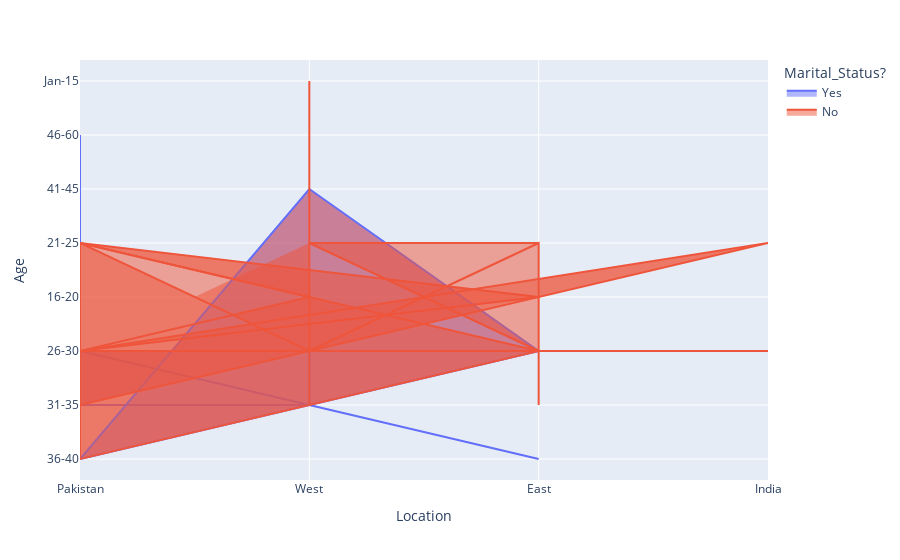

Notebook source saved alongside this figure:
### Code cell
fig = px.area(df, x="Location", y="Age", color="Marital_Status?", line_group="Where_do_you_live?")
fig.show()

### Figure 1 — Plotly figure (JSON) as saved in the notebook; plotly's stock layout.template omitted (floating-point values rounded to 4 significant figures; data arrays with more than 128 entries replaced by an {"elided": "..."} marker saying what was removed)
{"data": [{"fillpattern": {"shape": ""}, "hovertemplate": "Marital_Status?=Yes<br>Where_do_you_live?=Urbun<br>Location=%{x}<br>Age=%{y}<extra></extra>", "legendgroup": "Yes", "line": {"color": "#636efa"}, "marker": {"symbol": "circle"}, "mode": "lines", "name": "Yes", "orientation": "v", "showlegend": true, "stackgroup": "1", "type": "scatter", "x": ["Pakistan", "Pakistan", "Pakistan", "Pakistan", "Pakistan", "Pakistan", "Pakistan", "Pakistan", "Pakistan", "West", "Pakistan", "Pakistan", "Pakistan", "Pakistan", "Pakistan", "Pakistan", "Pakistan", "Pakistan", "Pakistan", "Pakistan", "Pakistan", "Pakistan", "Pakistan", "Pakistan", "Pakistan", "Pakistan", "Pakistan", "Pakistan", "Pakistan", "Pakistan", "Pakistan", "Pakistan", "Pakistan", "Pakistan", "Pakistan", "Pakistan", "Pakistan", "Pakistan", "Pakistan", "Pakistan", "Pakistan", "Pakistan", "Pakistan", "Pakistan", "Pakistan", "West", "Pakistan", "Pakistan", "Pakistan", "Pakistan", "Pakistan", "Pakistan", "Pakistan", "Pakistan", "Pakistan", "Pakistan", "Pakistan", "Pakistan", "Pakistan", "Pakistan", "Pakistan", "Pakistan", "Pakistan", "Pakistan", "Pakistan", "Pakistan", "Pakistan", "Pakistan", "Pakistan", "Pakistan", "Pakistan", "Pakistan", "Pakistan"], "xaxis": "x", "y": ["36-40", "31-35", "31-35", "36-40", "31-35", "31-35", "31-35", "31-35", "31-35", "31-35", "26-30", "16-20", "26-30", "36-40", "31-35", "31-35", "31-35", "21-25", "26-30", "26-30", "26-30", "31-35", "36-40", "31-35", "31-35", "26-30", "31-35", "41-45", "41-45", "26-30", "36-40", "26-30", "41-45", "26-30", "31-35", "46-60", "26-30", "26-30", "31-35", "26-30", "31-35", "21-25", "26-30", "26-30", "26-30", "31-35", "31-35", "31-35", "21-25", "31-35", "31-35", "36-40", "31-35", "31-35", "46-60", "31-35", "41-45", "41-45", "26-30", "26-30", "21-25", "26-30", "36-40", "41-45", "31-35", "31-35", "31-35", "36-40", "36-40", "31-35", "26-30", "31-35", "31-35"], "yaxis": "y"}, {"fillpattern": {"shape": ""}, "hovertemplate": "Marital_Status?=Yes<br>Where_do_you_live?=Rural<br>Location=%{x}<br>Age=%{y}<extra></extra>", "legendgroup": "Yes", "line": {"color": "#636efa"}, "marker": {"symbol": "circle"}, "mode": "lines", "name": "Yes", "orientation": "v", "showlegend": false, "stackgroup": "1", "type": "scatter", "x": ["Pakistan", "Pakistan", "Pakistan", "Pakistan", "Pakistan", "Pakistan", "Pakistan", "Pakistan", "Pakistan", "Pakistan", "Pakistan", "Pakistan", "Pakistan", "Pakistan", "Pakistan", "Pakistan", "Pakistan", "Pakistan", "Pakistan", "Pakistan", "Pakistan", "Pakistan", "Pakistan", "Pakistan", "Pakistan", "Pakistan", "Pakistan", "Pakistan", "Pakistan"], "xaxis": "x", "y": ["31-35", "31-35", "41-45", "41-45", "36-40", "26-30", "26-30", "31-35", "31-35", "26-30", "36-40", "36-40", "26-30", "31-35", "26-30", "31-35", "31-35", "31-35", "46-60", "31-35", "31-35", "36-40", "31-35", "31-35", "31-35", "26-30", "31-35", "31-35", "26-30"], "yaxis": "y"}, {"fillpattern": {"shape": ""}, "hovertemplate": "Marital_Status?=Yes<br>Where_do_you_live?=International<br>Location=%{x}<br>Age=%{y}<extra></extra>", "legendgroup": "Yes", "line": {"color": "#636efa"}, "marker": {"symbol": "circle"}, "mode": "lines", "name": "Yes", "orientation": "v", "showlegend": false, "stackgroup": "1", "type": "scatter", "x": ["West", "West", "West", "West", "West", "East", "West", "Pakistan", "West", "West", "West", "West", "West", "East", "West", "East", "West", "West", "East"], "xaxis": "x", "y": ["26-30", "31-35", "31-35", "31-35", "26-30", "26-30", "41-45", "36-40", "31-35", "26-30", "31-35", "31-35", "31-35", "26-30", "31-35", "36-40", "31-35", "31-35", "26-30"], "yaxis": "y"}, {"fillpattern": {"shape": ""}, "hovertemplate": "Marital_Status?=No<br>Where_do_you_live?=Urbun<br>Location=%{x}<br>Age=%{y}<extra></extra>", "legendgroup": "No", "line": {"color": "#EF553B"}, "marker": {"symbol": "circle"}, "mode": "lines", "name": "No", "orientation": "v", "showlegend": true, "stackgroup": "1", "type": "scatter", "x": {"elided": "144 str values"}, "xaxis": "x", "y": {"elided": "144 str values"}, "yaxis": "y"}, {"fillpattern": {"shape": ""}, "hovertemplate": "Marital_Status?=No<br>Where_do_you_live?=Rural<br>Location=%{x}<br>Age=%{y}<extra></extra>", "legendgroup": "No", "line": {"color": "#EF553B"}, "marker": {"symbol": "circle"}, "mode": "lines", "name": "No", "orientation": "v", "showlegend": false, "stackgroup": "1", "type": "scatter", "x": ["Pakistan", "Pakistan", "Pakistan", "Pakistan", "Pakistan", "Pakistan", "Pakistan", "Pakistan", "Pakistan", "Pakistan", "Pakistan", "Pakistan", "Pakistan", "Pakistan", "Pakistan", "Pakistan", "Pakistan", "Pakistan", "Pakistan", "Pakistan", "Pakistan", "Pakistan", "Pakistan", "West", "Pakistan", "Pakistan", "Pakistan", "Pakistan", "Pakistan", "India", "Pakistan", "Pakistan", "Pakistan", "Pakistan", "Pakistan", "Pakistan", "Pakistan", "Pakistan", "Pakistan", "Pakistan", "Pakistan", "Pakistan", "Pakistan", "Pakistan", "Pakistan", "Pakistan", "Pakistan", "Pakistan", "Pakistan", "Pakistan", "Pakistan", "Pakistan", "Pakistan", "Pakistan", "Pakistan", "Pakistan", "Pakistan", "Pakistan", "Pakistan", "Pakistan", "Pakistan", "Pakistan", "Pakistan", "Pakistan", "Pakistan", "Pakistan", "India", "Pakistan", "Pakistan", "Pakistan", "Pakistan", "Pakistan", "Pakistan", "Pakistan", "Pakistan", "Pakistan", "Pakistan", "Pakistan", "Pakistan", "Pakistan", "Pakistan", "Pakistan"], "xaxis": "x", "y": ["26-30", "21-25", "21-25", "26-30", "26-30", "21-25", "21-25", "21-25", "21-25", "21-25", "21-25", "16-20", "21-25", "21-25", "21-25", "26-30", "21-25", "21-25", "26-30", "26-30", "26-30", "21-25", "21-25", "16-20", "26-30", "21-25", "26-30", "21-25", "31-35", "21-25", "26-30", "21-25", "26-30", "31-35", "16-20", "26-30", "21-25", "16-20", "21-25", "21-25", "26-30", "26-30", "26-30", "26-30", "26-30", "21-25", "21-25", "26-30", "21-25", "21-25", "26-30", "21-25", "21-25", "21-25", "21-25", "26-30", "21-25", "21-25", "21-25", "21-25", "21-25", "21-25", "31-35", "21-25", "26-30", "26-30", "26-30", "26-30", "21-25", "26-30", "21-25", "21-25", "21-25", "16-20", "26-30", "26-30", "26-30", "26-30", "16-20", "26-30", "21-25", "21-25"], "yaxis": "y"}, {"fillpattern": {"shape": ""}, "hovertemplate": "Marital_Status?=No<br>Where_do_you_live?=International<br>Location=%{x}<br>Age=%{y}<extra></extra>", "legendgroup": "No", "line": {"color": "#EF553B"}, "marker": {"symbol": "circle"}, "mode": "lines", "name": "No", "orientation": "v", "showlegend": false, "stackgroup": "1", "type": "scatter", "x": ["West", "East", "West", "East", "East", "West", "East", "East", "East", "West", "West", "Pakistan", "East", "West", "West", "West", "East", "West", "West", "West", "West", "West", "West", "West", "West", "West", "West", "West"], "xaxis": "x", "y": ["21-25", "21-25", "26-30", "21-25", "26-30", "21-25", "26-30", "31-35", "26-30", "26-30", "26-30", "21-25", "26-30", "21-25", "31-35", "26-30", "26-30", "26-30", "26-30", "Jan-15", "16-20", "26-30", "Jan-15", "21-25", "31-35", "26-30", "21-25", "26-30"], "yaxis": "y"}], "layout": {"legend": {"title": {"text": "Marital_Status?"}, "tracegroupgap": 0}, "margin": {"t": 60}, "xaxis": {"anchor": "y", "domain": [0, 1], "title": {"text": "Location"}}, "yaxis": {"anchor": "x", "domain": [0, 1], "title": {"text": "Age"}}}}
